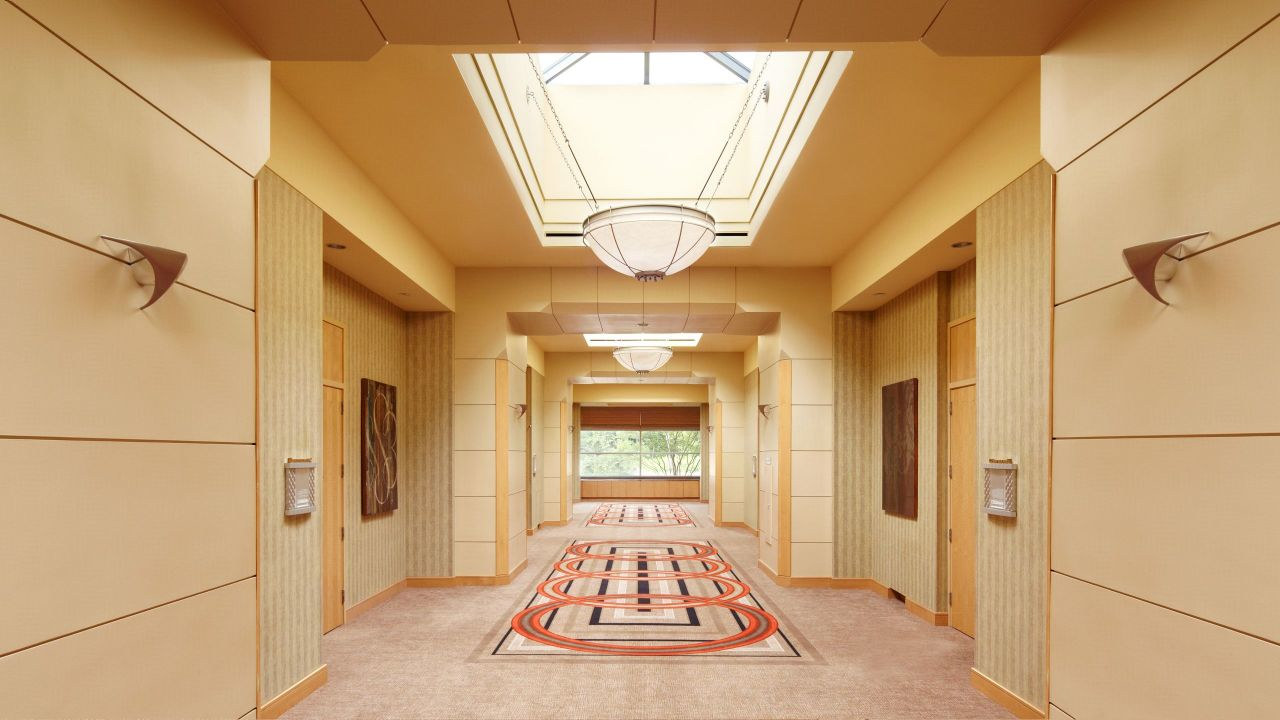
#> input picture NTC/Hallway_720.bmp, 1280 x 720 px, given in place of the camera
$ python move2obj.py
#> lines starting #> are read from the running program, lines starting #| are printed output that depends on the picture; after the words box and inside, x2 and y2 are one past the last pixel; in counts of white or black regions, pixels touching at a corner belong together
import numpy as np
import cv2
# from move_servo import wire


OK_ZONE = 100

cap = cv2.VideoCapture(0)
# arduino = wire('ttyUSB0')

ret, frame = cap.read()
#> frame is the input picture: shape (720, 1280, 3); mean B, G, R 115.8, 159.6, 196

lbound = (np.shape(frame)[1] // 2) - (OK_ZONE // 2)
#> lbound = 590
rbound = lbound + OK_ZONE
#> rbound = 690
print(lbound, rbound)
#| 590 690
window_height = np.shape(frame)[0]
#> window_height = 720

# Setup initial location of window
r, c, h, w = 250, 90, 400, 125
track_window = (c, r, w, h)

# Set up ROI for tracking
roi = frame[r:r+h, c:c+w]
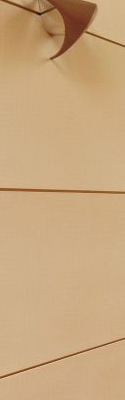
#> roi: shape (400, 125, 3); mean B, G, R 125.2, 166.3, 199.9
hsv_roi = cv2.cvtColor(frame, cv2.COLOR_BGR2HSV)
#> hsv_roi: shape (720, 1280, 3); mean H, S, V 17, 110.2, 196.1
mask = cv2.inRange(hsv_roi, np.array((0.0, 60.0, 32.0)),
                   np.array((180.0, 255.0, 255.0)))
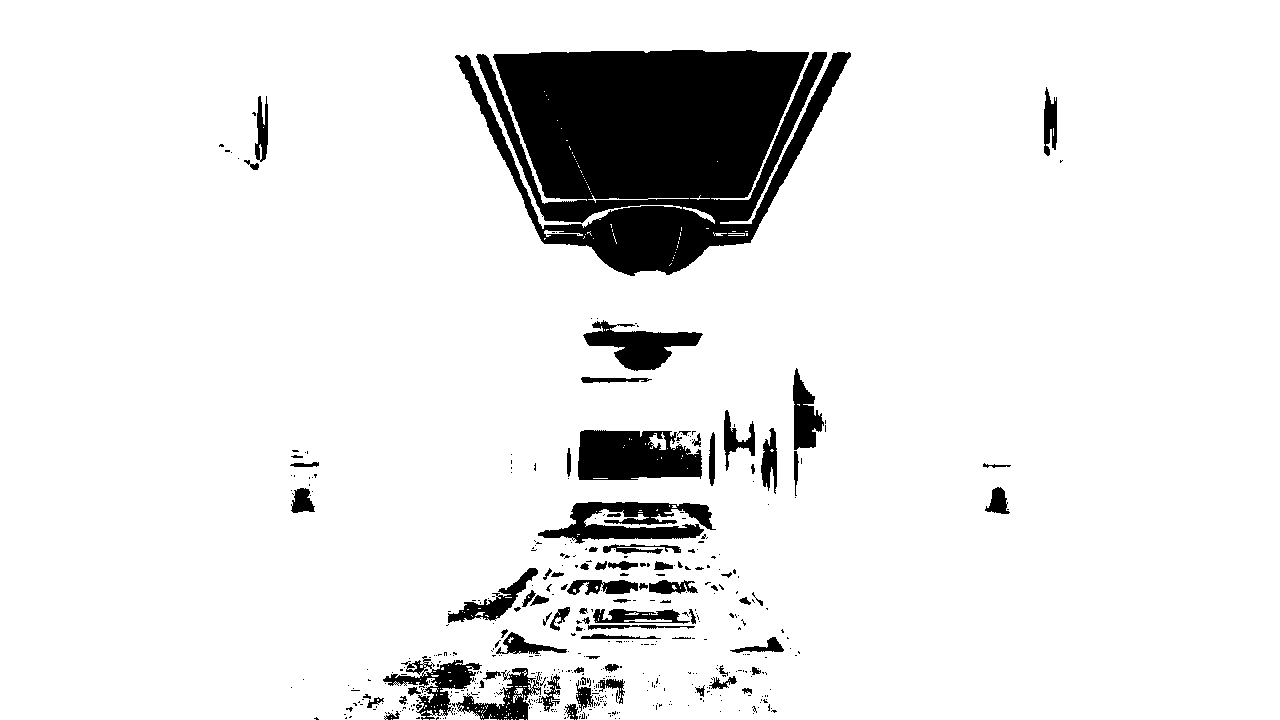
#> mask: shape (720, 1280); 90.4% white; 477 black regions (395 under 20 px), largest, box (x1, y1, x2, y2) and area: (455, 50, 851, 276) 56998, (578, 430, 702, 480) 5080, (538, 502, 716, 544) 3997
roi_hist = cv2.calcHist([hsv_roi], [0], mask, [180], [0, 180])
#> roi_hist = 180 values, max 225177 at index 17, min 0 at index 30, mean 4629
cv2.normalize(roi_hist, roi_hist, 0, 255, cv2.NORM_MINMAX)

# Setup the termination criteria, either 10 iterations or move by at least 1pt
term_crit = (cv2.TERM_CRITERIA_EPS | cv2.TERM_CRITERIA_COUNT, 10, 1)


def cp(window):
    x, y, w, h = window
    cx = x + (w / 2)
    cy = y + (h / 2)
    return (cx, cy)


def delta(point):
    px, py = point
    if px > lbound:
        print('go left')
        return
    if px < rbound:
        print('go right')
        return
    print('OK')
    return


while True:
    ret, frame = cap.read()

    if ret:
        hsv = cv2.cvtColor(frame, cv2.COLOR_BGR2HSV)
        dst = cv2.calcBackProject([hsv], [0], roi_hist, [0, 180], 1)
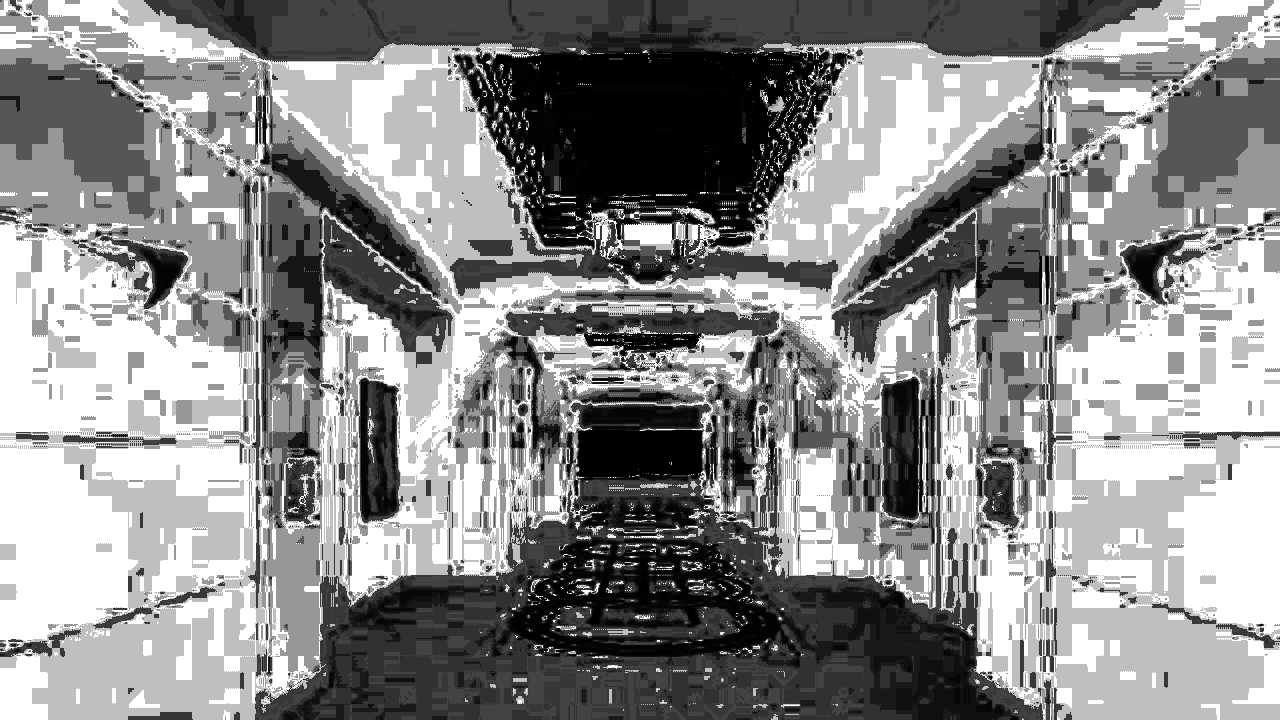
#> dst: shape (720, 1280); min 0, max 255, mean 140.7

        # Apply meanshiftto get the new location
        ret, track_window = cv2.meanShift(dst, track_window, term_crit)
#> ret = 10; track_window = (70, 265, 125, 400)

        # Draw it on image
        x, y, w, h = track_window
#> x = 70; y = 265; w = 125; h = 400
        img2 = cv2.rectangle(frame, (x, y), (x + w, y + h), 255, 2)
        img2 = cv2.line(img2, (lbound, 0),
                        (lbound, window_height), (0, 0, 255), 5)
        img2 = cv2.line(img2, (rbound, 0),
                        (rbound, window_height), (0, 0, 255), 5)
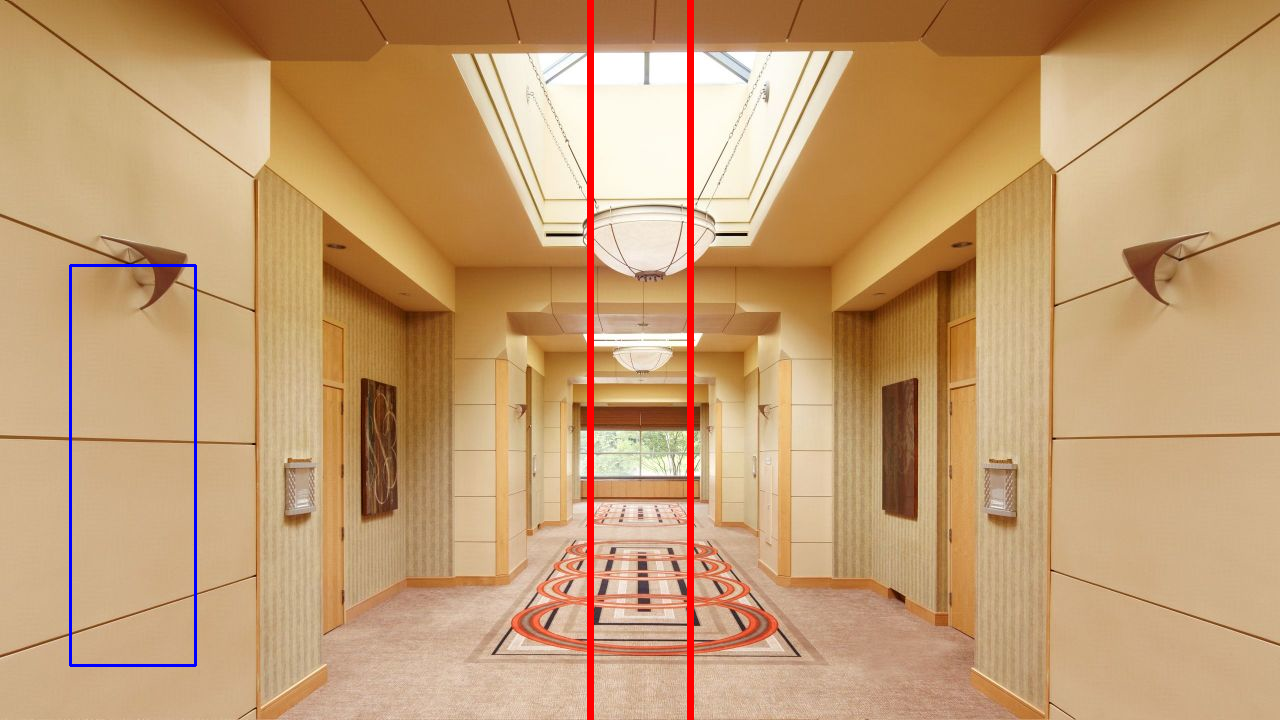
#> img2: shape (720, 1280, 3); mean B, G, R 114.6, 157, 195.9
        delta(cp(track_window))
#> in cp, `x, y, w, h = window`: x = 70; y = 265; w = 125; h = 400
#> in cp, `cx = x + (w / 2)`: cx = 132.5
#> in cp, `cy = y + (h / 2)`: cy = 465
#> in delta, `px, py = point`: px = 132.5; py = 465
        cv2.imshow('img2', cv2.flip(img2, 1))
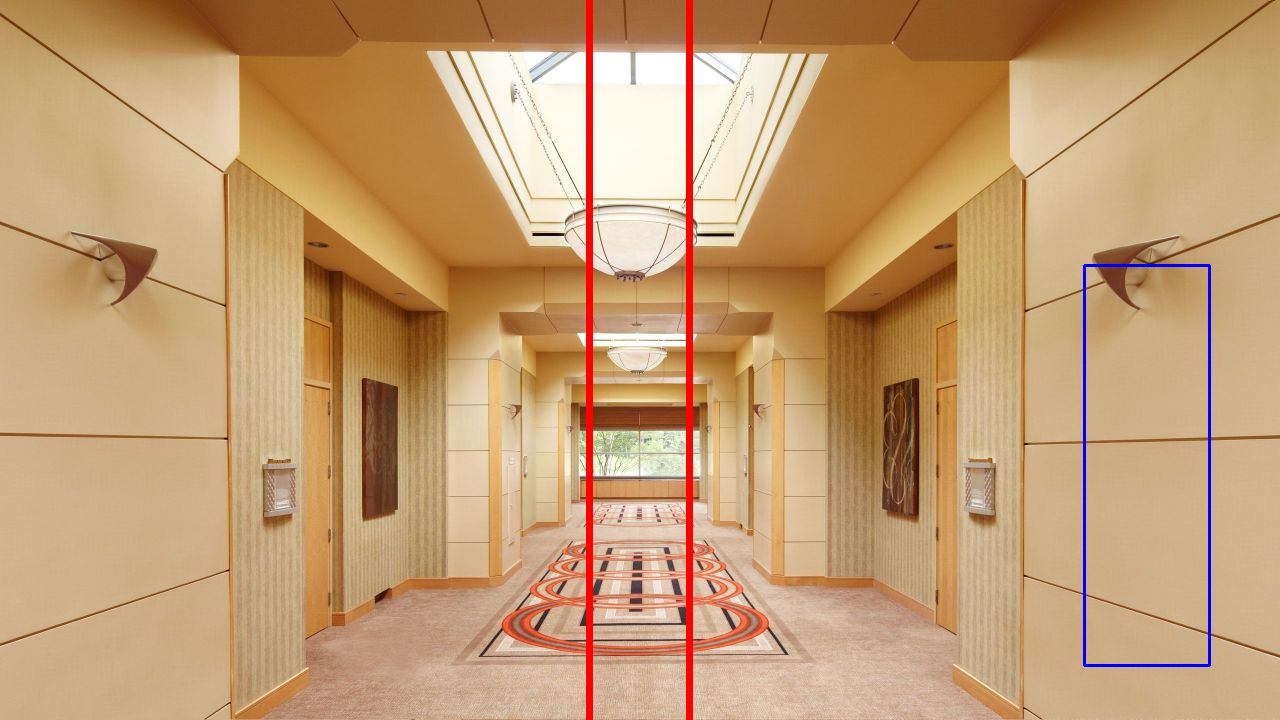
#> window 'img2': shape (720, 1280, 3); mean B, G, R 114.6, 157, 195.9

        k = cv2.waitKey(5) & 0xFF
#> (key Esc is pressed here)
        if k == 27:
            break

    else:
        break

cv2.destroyAllWindows()
cap.release()
